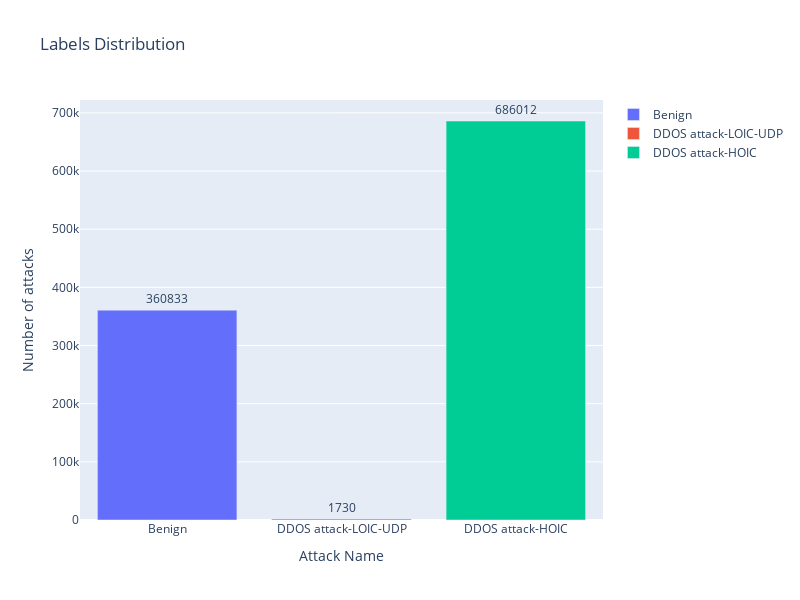

The notebook cell saved with this chart:
### Code cell
showAttackDistribution(rawsData['Label'])

### Figure 1 — Plotly figure (JSON) as saved in the notebook; plotly's stock layout.template omitted (floating-point values rounded to 4 significant figures)
{"data": [{"name": "Benign", "orientation": "v", "text": "360833", "textposition": "outside", "type": "bar", "x": ["Benign"], "y": [360833]}, {"name": "DDOS attack-LOIC-UDP", "orientation": "v", "text": "1730", "textposition": "outside", "type": "bar", "x": ["DDOS attack-LOIC-UDP"], "y": [1730]}, {"name": "DDOS attack-HOIC", "orientation": "v", "text": "686012", "textposition": "outside", "type": "bar", "x": ["DDOS attack-HOIC"], "y": [686012]}], "layout": {"height": 600, "title": {"text": "Labels Distribution"}, "width": 800, "xaxis": {"title": {"text": "Attack Name"}}, "yaxis": {"title": {"text": "Number of attacks"}}}}
